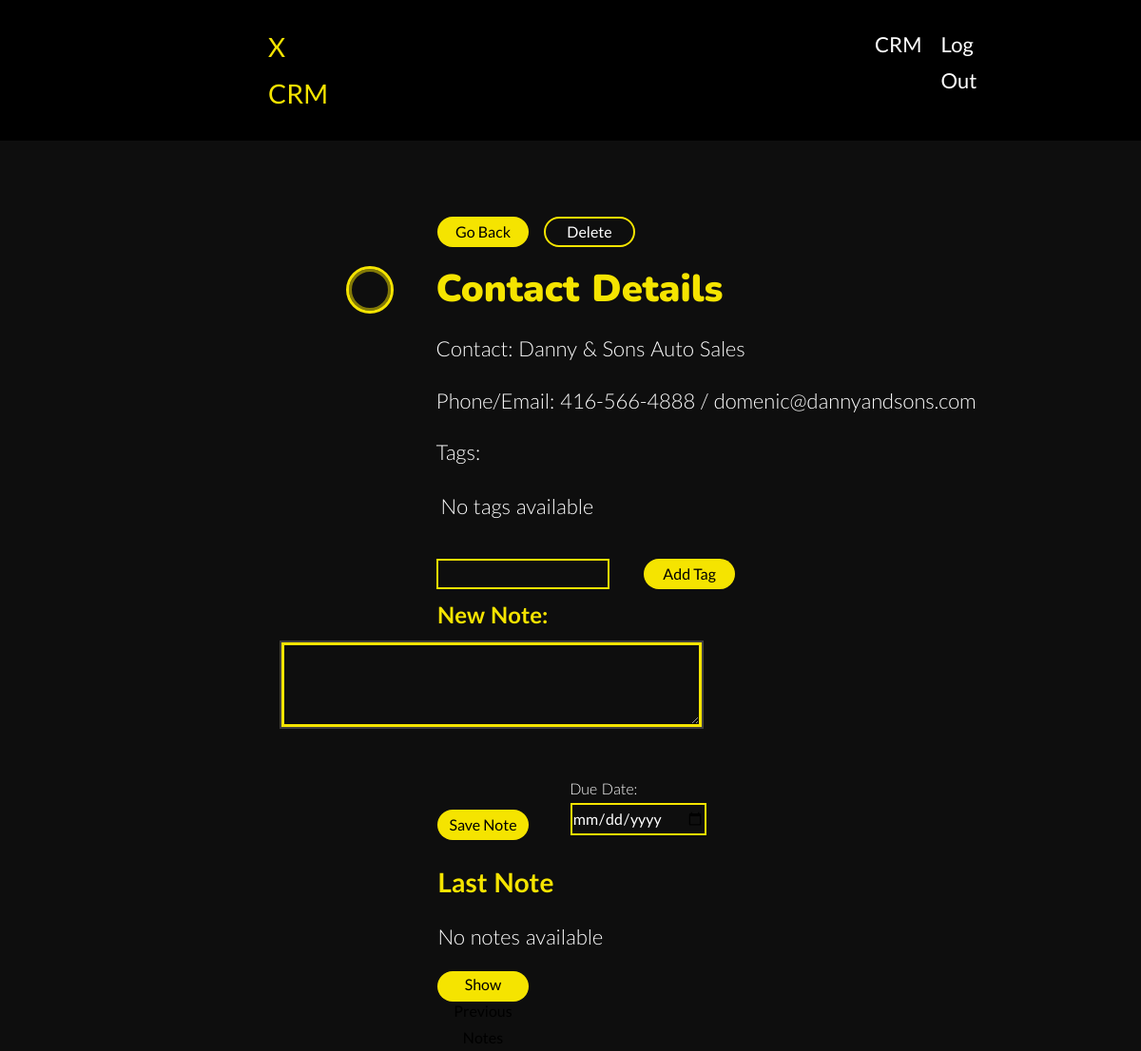
The app's page /contact_detail/1 (signed in), older data.
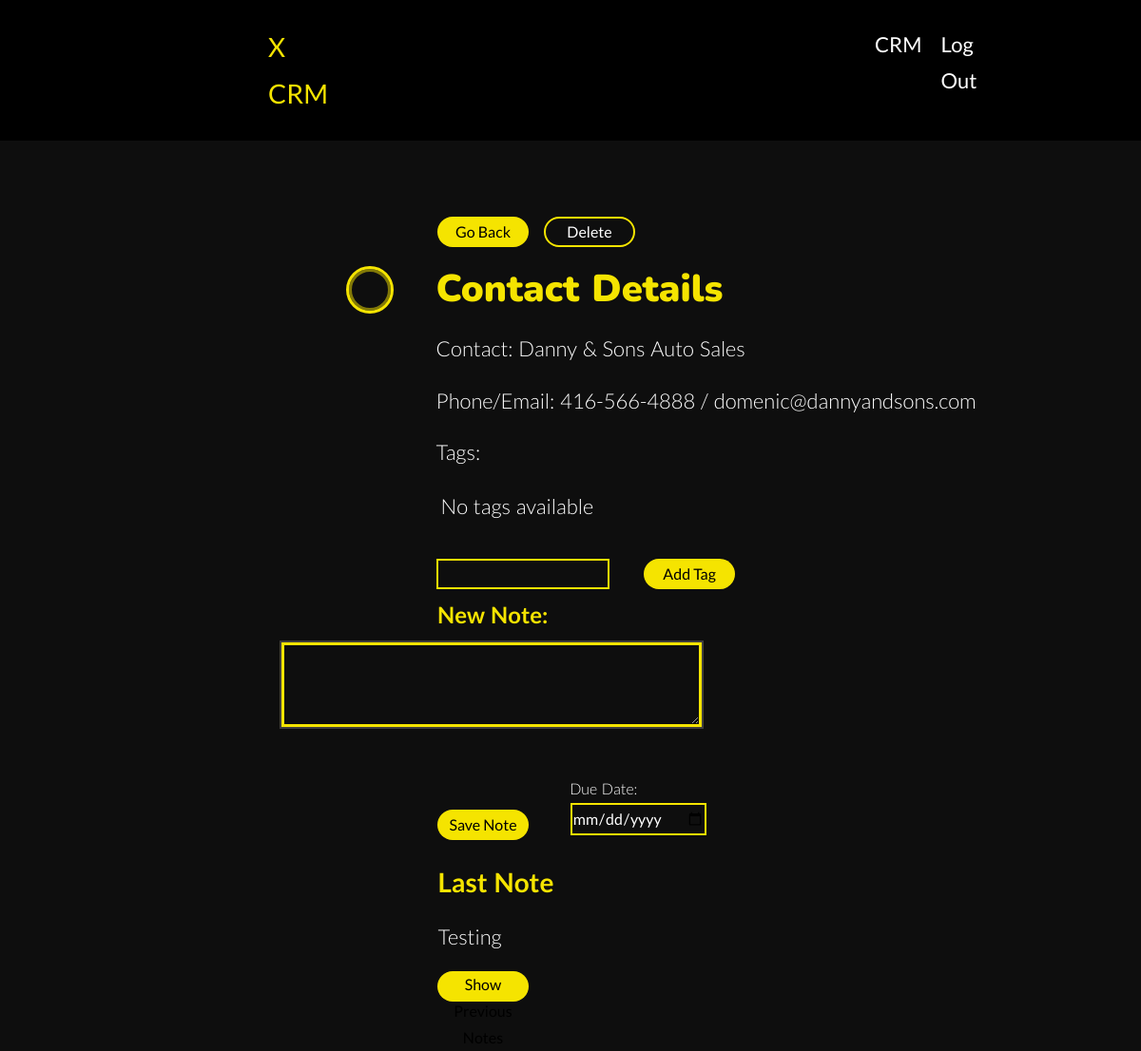
The same page, newer data.
### my_package/models.py (models this page shows)
class Note(db.Model):
    id = db.Column(db.Integer, primary_key=True)
    content = db.Column(db.String(10000))
    created_at = db.Column(db.DateTime(timezone=True), default=func.now())
    contact_id = db.Column(db.Integer, db.ForeignKey('CRM.id'))
    due_date = db.Column(db.DateTime(timezone=True), nullable=True)
    organization_id = db.Column(db.Integer, db.ForeignKey('organization.id'))
    organization = db.relationship('Organization', back_populates='notes')

### app.py (the view)
@app.route('/contact_detail/<int:id>')
@login_required
def contact_detail(id):
    contact = CRM.query.get_or_404(id)
    notes = Note.query.filter_by(contact_id=id, organization_id=current_user.organization_id).all()
    return render_template('contact_detail.html', contact=contact, notes=notes, user=current_user)

### app.py (called while the page is built)
@login_manager.user_loader
def load_user(id):
    return User.query.get(int(id))

### my_package/templates/contact_detail.html (shortened to what this page needs)
{% extends 'layout.html' %}
{% block content %}
<div class="contact-details-div">
    <a href="{{ url_for('crm') }}"><button class="back-to-crm">Go Back</button></a>
    <form action="{{ url_for('delete_contact', contact_id=contact.id) }}" method="post">
        <input class="delete-contact-btn" type="submit" value="Delete" onclick="return confirm('Are you sure you want to delete this contact?');">
    </form>
</div>
<div class="contact-details-div">
    {% set names = contact.Contact.split(" ") %}
    {% set initials = names[0][0].upper() if names[0] else '' %}
    {% set second_initial = names[1][0].upper() if names[1] and names[1][0].isalpha() else '' %}
    {% set initials = initials + second_initial if names|length > 1 else initials %}
    <div class="profile-picture profile-picture-details">{{ initials }}</div>
    <div class="contact-details-txt">
        <h1 class="contact-details-header">Contact Details</h1>
        <p class="contact-details">Contact:
            {% if contact.contactfirstname and contact.contactlastname %}
                {{ contact.contactfirstname }} {{ contact.contactlastname }}
            {% elif contact.contactcompany %}
                {{ contact.contactcompany }}
            {% else %}
                {{ contact.Contact }}
            {% endif %}</p>
        <p class="contact-details">Phone/Email:
            {% if contact.contactphone and contact.contactemail %}
                {{ contact.contactphone }} / {{ contact.contactemail }}
            {% elif contact.contactphone %}
                {{ contact.contactphone }}
            {% elif contact.contactemail %}
                {{ contact.contactemail }}
            {% else %}
                No phone or email available
            {% endif %}</p>
        <p class="contact-details">Tags:
            <ul class="contact-tags">
                {% for tag in contact.tags %}
                    <p class="tag-btn">{{ tag.name }}</p>
                {% else %}
                    <p class="tag-btn-none">No tags available</p>
                {% endfor %}
            </ul>
        </p>
        <form action="{{ url_for('add_tag', id=contact.id) }}" method="POST">
            <label for="new_tag">Add Tag:</label>
            <input type="text" name="new_tag" id="new_tag">
            <button class="add-tag" type="submit">Add Tag</button>
        </form>
    </div>
</div>
<form class="new-note-form" action="{{ url_for('save_notes', id=contact.id) }}" method="POST">
    <label class="notes-label" for="notes">New Note:</label>
    <textarea class="notes-txt-input" name="notes" id="notes"></textarea>
    <label class="label-due-date" for="due_date">Due Date:</label>
    <input type="date" name="due_date" id="due_date">
    <button class="notes-submit-btn" type="submit">Save Note</button>
</form>
<h3 class="last-note-heading">Last Note</h3>
<p class="last-note">{{ notes[-1].content if notes else "No notes available" }}</p>
<div class="contact-details-button-div">
    <button id="toggleNotes">Show Previous Notes</button>
</div>
{% endblock %}

Row changes from the older to the newer data that the page shows:
added Note: content "Testing"
Text that changed along with them:
{{ notes[-1].content if notes else "No notes available" }}: "No notes available" → (not shown)
